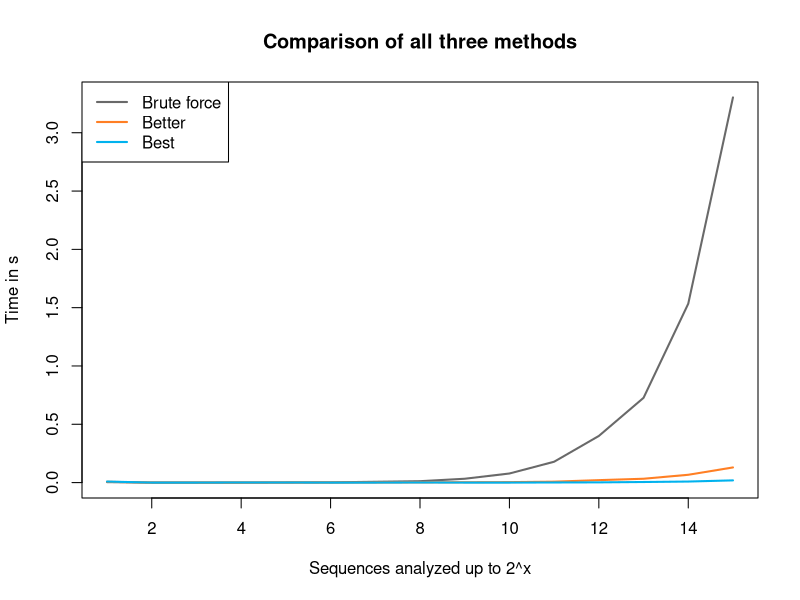
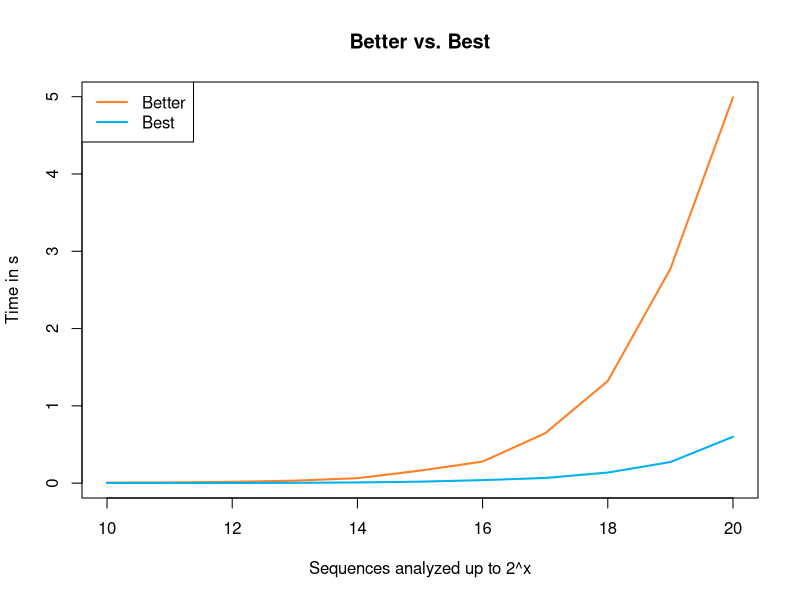

R code for these plots, in order:
## ---- chunk 1
knitr::opts_chunk$set(echo = TRUE, comment = NA)
## ---- chunk 2
collatz <- function(n) {
  if (n %% 2 == 0) {
    return(n/2)
  } else {
    return(3*n+1)
  }
}
## ---- chunk 3
n <- 13
while (n > 1) {
  print(n)
  n <- collatz(n)
}
## ---- chunk 4
collatz_sequence <- function(n) {
  numbers <- c(n)
  while (n > 1) {
    n <- collatz(n)
    numbers <- c(numbers, n)
  }
  return(numbers)
}
## ---- chunk 5
collatz_sequence(1)
collatz_sequence(5)
collatz_sequence(10)
## ---- chunk 6
brute_force <- function(x) {
  max_number <- NULL
  max_length <- 0
  for (i in 1:x) {
    numbers <- collatz_sequence(i)
    if (length(numbers) > max_length) {
      max_length <- length(numbers)
      max_number <- i
    }
  }
  return(max_number)
}

brute_force(1000)
## ---- chunk 7
collatz_sequence(5)
collatz_sequence(6)
## ---- chunk 8
better_solution <- function(x) {

  # create vector in which to store the sequence lengths
  lengths <- rep(0, x)
  
  # generate sequences for different starting values
  for (start in seq(lengths)) {
    
    # setup for a new sequence
    n <- start
    count <- 0
    
    # generate new value as long as:
    #   n > 1: we have not reached the end of the sequence
    #   n >= start: we have not arrived at a previous starting value
    while (n > 1 & n >= start) {
      n <- collatz(n)     # update n
      count <- count + 1  # update the length count  
    }
  
    # add the length of the sequence at whose starting value 
    # we just stopped generating new values in the current sequence
    count <- count + lengths[n]
    
    # store the count in our vector of sequence lengths
    lengths[start] <- count
    
  }
  
  # which starting value produced the longest sequence?
  return(which.max(lengths))

}

better_solution(999999)
## ---- chunk 9
best_solution <- function(x) {

  lengths <- rep(0, x/2)
  
  # start at x/2
  for (start in ceiling(x/2):x) {
    
    n <- start
    count <- 0
    while (n > 1 & n >= start) {
      
      # single step
      if (n %% 2 == 0) {
        n <- n / 2
        count <- count + 1
        
      # double step
      } else {
        n <- (3*n+1) / 2
        count <- count + 2
      }
  
    }
    
    count <- count + lengths[n]
    lengths[start] <- count
  }
  
  return(which.max(lengths))
  
}

best_solution(999999)
## ---- chunk 10
magnitudes <- 1:15

approach1 <- sapply(magnitudes, function(x) system.time(brute_force(2^x)))
approach2 <- sapply(magnitudes, function(x) system.time(better_solution(2^x)))
approach3 <- sapply(magnitudes, function(x) system.time(best_solution(2^x)))

colors <- c("dimgrey","chocolate1","deepskyblue2")

plot(approach1[3,] ~ magnitudes, 
     type = "l",
     col = colors[1],
     lwd = 2,
     ylab = "Time in s",
     xlab = "Sequences analyzed up to 2^x",
     main = "Comparison of all three methods")

lines(approach2[3,] ~ magnitudes, 
      col = colors[2],
      lwd = 2)

lines(approach3[3,] ~ magnitudes, 
      col = colors[3],
      lwd = 2)

legend("topleft",
       lty = rep(1,3),
       lwd = rep(2,3),
       col = colors,
       legend = c("Brute force","Better","Best"))

magnitudes <- 10:20
approach2 <- sapply(magnitudes, function(x) system.time(better_solution(2^x)))
approach3 <- sapply(magnitudes, function(x) system.time(best_solution(2^x)))

plot(approach2[3,] ~ magnitudes, 
     type = "l",
     col = colors[2],
     lwd = 2,
     ylab = "Time in s",
     xlab = "Sequences analyzed up to 2^x",
     main = "Better vs. Best")

lines(approach3[3,] ~ magnitudes, 
      col = colors[3],
      lwd = 2)

legend("topleft",
       lty = rep(1,2),
       lwd = rep(2,2),
       col = colors[2:3],
       legend = c("Better","Best"))

